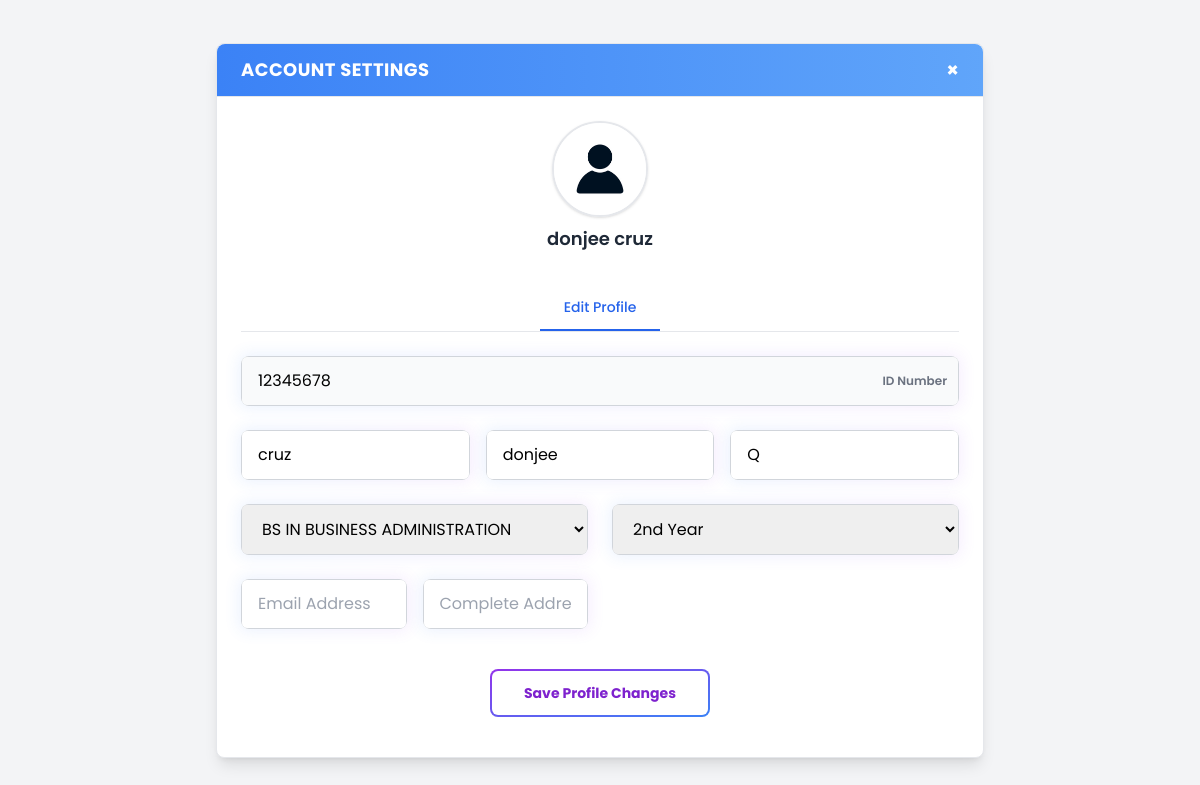
Screenshot of /user/edit.php (signed in) with the database file from the repository.
### tables this page shows
CREATE TABLE `users` (
  `STUD_NUM` int(11) NOT NULL,
  `IDNO` int(11) NOT NULL,
  `LAST_NAME` varchar(30) NOT NULL,
  `FIRST_NAME` varchar(30) NOT NULL,
  `MID_NAME` varchar(30) NOT NULL,
  `COURSE` enum('BS IN ACCOUNTANCY','BS IN BUSINESS ADMINISTRATION','BS IN CRIMINOLOGY','BS IN CUSTOMS ADMINISTRATION','BS IN INFORMATION TECHNOLOGY','BS IN COMPUTER SCIENCE','BS IN OFFICE ADMINISTRATION','BS IN SOCIAL WORK','BACHELOR OF SECONDARY EDUCATION','BACHELOR OF ELEMENTARY EDUCATION') NOT NULL,
  `YEAR_LEVEL` enum('1st Year','2nd Year','3rd Year','4th Year') NOT NULL,
  `USER_NAME` varchar(30) NOT NULL,
  `PASSWORD_HASH` varchar(255) NOT NULL,
  `UPLOAD_IMAGE` longblob DEFAULT NULL,
  `EMAIL` varchar(30) NOT NULL,
  `ADDRESS` varchar(255) NOT NULL,
  `SESSION` int(11) NOT NULL DEFAULT 30,
  `POINTS` int(5) NOT NULL,
  `TOTAL_POINTS` int(11) NOT NULL DEFAULT 0
);

### user/edit.php (the view, shortened to what this page needs)
<?php
require '../db.php';
$userId = isset($_SESSION['user_id']) ? $_SESSION['user_id'] : null;
if ($userId) {
    $stmt = $conn->prepare("SELECT IDNO, LAST_NAME, FIRST_NAME, MID_NAME, COURSE, YEAR_LEVEL, EMAIL, ADDRESS, UPLOAD_IMAGE FROM users WHERE STUD_NUM = ?");
    $stmt->bind_param("i", $userId);
    $stmt->execute();
    $stmt->bind_result($idNo, $lastName, $dbFirstName, $midName, $course, $yearLevel, $email, $address, $userImage);
    $profileImage = !empty($userImage) ? '../images/' . $userImage : "../images/image.jpg";
}
?>
<!DOCTYPE html>
<html lang="en">
<head>
    <link rel="stylesheet" href="https://cdnjs.cloudflare.com/ajax/libs/font-awesome/5.15.4/css/all.min.css">
    <script src="https://cdn.tailwindcss.com"></script>
</head>
<body class="min-h-screen font-poppins bg-gray-100">
    <div class="flex justify-center items-center min-h-screen p-2">
        <div class="bg-white rounded-lg shadow-lg max-w-3xl w-full border border-gray-200">
            <div class="flex justify-between items-center px-6 py-3 border-b border-gray-200 rounded-t-lg bg-gradient-to-r from-blue-500 to-blue-400">
                <h2 class="text-lg font-bold text-white tracking-wide">ACCOUNT SETTINGS</h2>
                <button class="text-white text-xl font-bold focus:outline-none" onclick="window.location.href='dashboard.php'">&times;</button>
            </div>
            <div class="flex flex-col items-center py-6 px-6">
                <div class="relative w-24 h-24 mb-2">
                    <img src="<?php echo htmlspecialchars($profileImage); ?>" alt="Profile" id="profileImage" title="Click to change profile picture" class="w-24 h-24 rounded-full object-cover border-2 border-gray-200 shadow cursor-pointer transition-transform duration-200 hover:scale-105">
                </div>
                <div class="text-center">
                    <div class="text-lg font-semibold text-gray-800 mb-1"><?php echo htmlspecialchars($dbFirstName . ' ' . $lastName); ?></div>
                </div>
            </div>
            <div class="px-6 pb-6">
                <div class="flex justify-center border-b border-gray-200 mb-6">
                    <button type="button"
                            class="tab-button px-6 py-3 font-medium text-sm active text-blue-600 border-b-2 border-blue-600"
                            data-tab="edit-profile">
                        Edit Profile
                    </button>
                </div>
                <div id="edit-profile" class="tab-content block">
                    <form id="editForm" method="POST" action="" class="mt-6" enctype="multipart/form-data">
                        <div class="grid grid-cols-1 md:grid-cols-2 gap-6">
                            <div class="relative col-span-1 md:col-span-2 group">
                                <div class="relative bg-white rounded-lg overflow-hidden">
                                    <input type="text"
                                           id="Idno"
                                           name="Idno"
                                           class="w-full px-4 py-3 border border-gray-300 rounded-md cursor-not-allowed bg-gray-50"
                                           value="<?php echo htmlspecialchars($idNo); ?>"
                                           readonly>
                                    <span class="absolute top-1/2 -translate-y-1/2 right-3 text-xs font-semibold text-gray-500">ID Number</span>
                                </div>
                            </div>
                            <div class="mb-0 col-span-1 md:col-span-2 grid grid-cols-1 md:grid-cols-3 gap-4">
                                <div class="group relative">
                                    <div class="relative bg-white rounded-lg overflow-hidden">
                                        <input type="text" id="Lastname" name="Lastname" class="w-full px-4 py-3 border border-gray-300 rounded-md" placeholder="Last Name" value="<?php echo htmlspecialchars($lastName); ?>" required>
                                    </div>
                                </div>
                                <div class="group relative">
                                    <div class="relative bg-white rounded-lg overflow-hidden">
                                        <input type="text" id="Firstname" name="Firstname" class="w-full px-4 py-3 border border-gray-300 rounded-md" placeholder="First Name" value="<?php echo htmlspecialchars($dbFirstName); ?>" required>
                                    </div>
                                </div>
                                <div class="group relative">
                                    <div class="relative bg-white rounded-lg overflow-hidden">
                                        <input type="text" id="Midname" name="Midname" class="w-full px-4 py-3 border border-gray-300 rounded-md" placeholder="Middle Name" value="<?php echo htmlspecialchars($midName); ?>">
                                    </div>
                                </div>
                            </div>
                            <div class="group relative">
                                <div class="relative bg-white rounded-lg overflow-hidden">
                                    <select id="Course" name="Course" class="w-full px-4 py-3 border border-gray-300 rounded-md" required>
                                        <option value="BS IN BUSINESS ADMINISTRATION" <?php if ($course == 'BS IN BUSINESS ADMINISTRATION') echo 'selected'; ?>>BS IN BUSINESS ADMINISTRATION</option>
                                    </select>
                                </div>
                            </div>
                            <div class="group relative">
                                <div class="relative bg-white rounded-lg overflow-hidden">
                                    <select id="Year_Level" name="Year_Level" class="w-full px-4 py-3 border border-gray-300 rounded-md" required>
                                        <option value="2nd Year" <?php if ($yearLevel == '2nd Year') echo 'selected'; ?>>2nd Year</option>
                                    </select>
                                </div>
                            </div>
                            <div class="grid grid-cols-1 md:grid-cols-2 gap-4">
                                <div class="group relative">
                                    <div class="relative bg-white rounded-lg overflow-hidden">
                                        <input type="email"
                                            id="Email"
                                            name="Email"
                                            class="w-full px-4 py-3 border border-gray-300 rounded-md"
                                            placeholder="Email Address"
                                            value="<?php echo htmlspecialchars($email); ?>"
                                            required>
                                    </div>
                                </div>
                                <div class="group relative">
                                    <div class="relative bg-white rounded-lg overflow-hidden">
                                        <input type="text"
                                            id="Address"
                                            name="Address"
                                            class="w-full px-4 py-3 border border-gray-300 rounded-md"
                                            placeholder="Complete Address"
                                            value="<?php echo htmlspecialchars($address); ?>"
                                            required>
                                    </div>
                                </div>
                            </div>
                        </div>
                        <div class="text-center mt-10 mb-4">
                            <button type="submit" class="relative inline-flex items-center justify-center overflow-hidden rounded-lg group bg-gradient-to-br from-purple-600 to-blue-500 p-0.5 text-sm font-medium hover:text-white">
                                <span class="relative rounded-md bg-white px-8 py-3 transition-all duration-300 ease-in-out group-hover:bg-opacity-0 text-purple-700 font-bold group-hover:text-white">
                                    Save Profile Changes
                                </span>
                            </button>
                        </div>
                    </form>
                </div>
            </div>
        </div>
    </div>
</body>
</html>

### user/edit.php (style rules this page uses)
body { font-family: 'Poppins', sans-serif; background: white; min-height: 100vh; }
.tab-button.active { color: #2563eb; border-bottom: 2px solid #2563eb; }

### rows the page displays
users: UPLOAD_IMAGE (picture), FIRST_NAME+LAST_NAME "donjee cruz", Idno "12345678", Lastname "cruz", Firstname "donjee", Midname "Q", Course "BS IN BUSINESS ADMINISTRATION", Year_Level "2nd Year"
